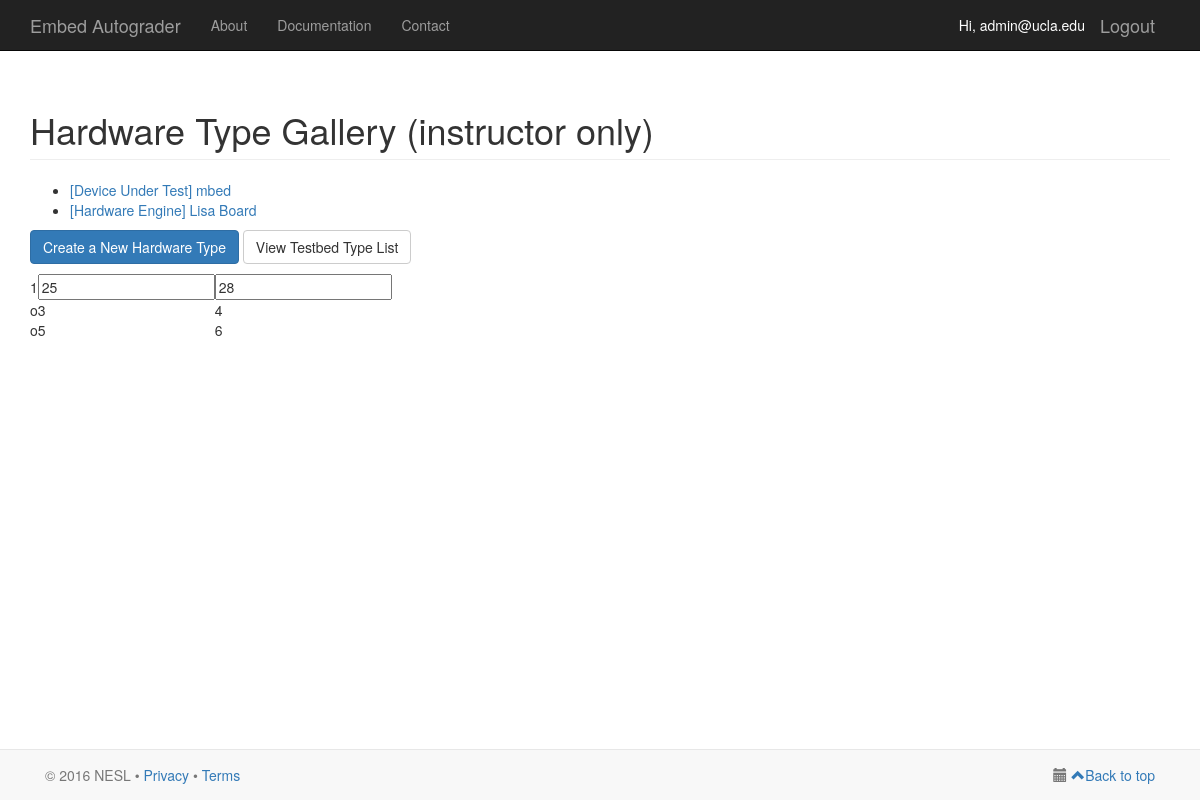
Before: /hardware-type-list/ (signed in) with the older database file.
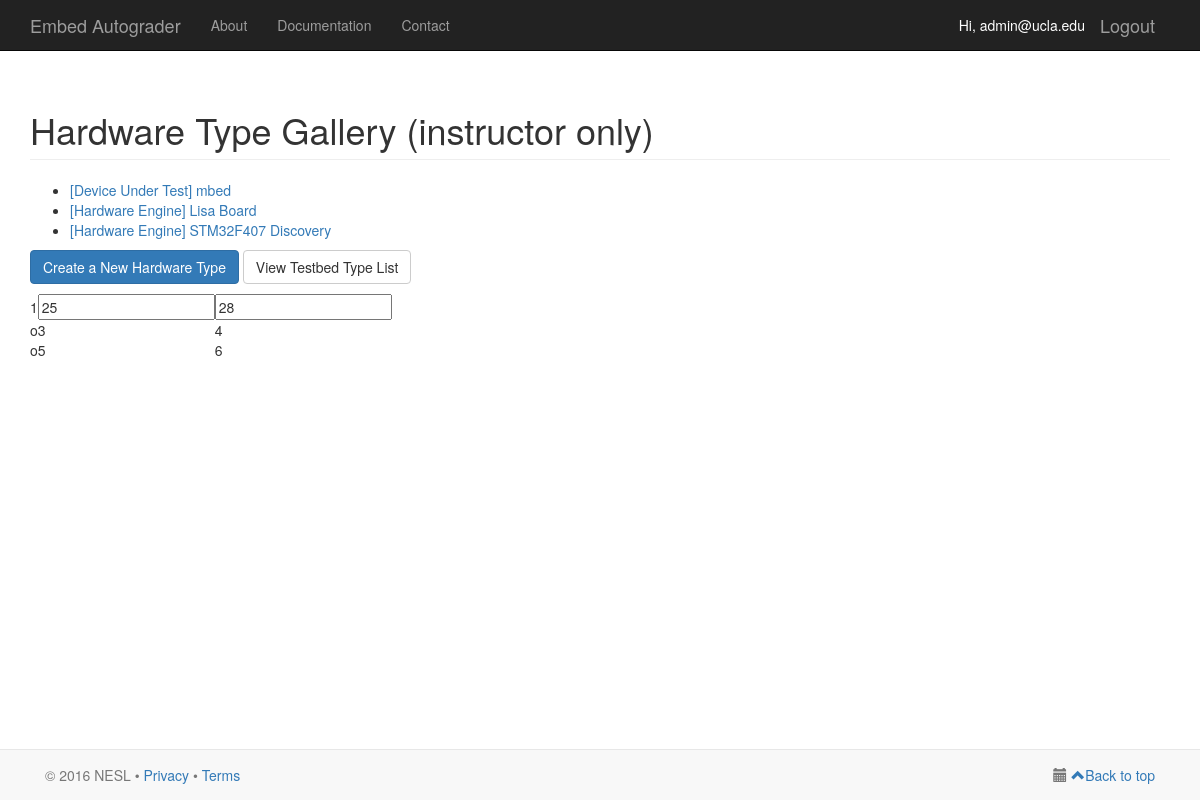
After: the same page with the newer database file.
### serapis/models.py (models this page shows)
class HardwareType(models.Model):
    HARDWARE_ENGINE = 0
    DEVICE_UNDER_TEST = 1
    HARDWARE_ROLES = (
        (HARDWARE_ENGINE, 'Hardware Engine'),
        (DEVICE_UNDER_TEST, 'Device Under Test'),
    )
    name = models.CharField(max_length=50)
    pinout = models.FileField(upload_to='uploaded_files')
    link_to_manual = models.URLField()
    hardware_role = models.IntegerField(choices=HARDWARE_ROLES)

### serapis/views.py (the view)
# urls.py: url(r'^hardware-type-list/$', views.hardware_type_list, name='hardware-type-list'),
@login_required(login_url='/login/')
def hardware_type_list(request):
    username = request.user
    user = User.objects.filter(username=username)[0]
    user_profile = UserProfile.objects.filter(user=user)[0]
    if not user_profile.user_role == user_profile.ROLE_SUPER_USER and not user_profile.user_role == user_profile.ROLE_INSTRUCTOR and not user_profile.user_role == user_profile.ROLE_TA:
        return HttpResponse("Not enough privilege")
    hardware_type_list = HardwareType.objects.all()
    template_context = {
            'myuser': request.user,
            'user_profile': user_profile,
            'hardware_type_list': hardware_type_list,
    }
    return render(request, 'serapis/hardware_type_list.html', template_context)

### serapis/templates/serapis/hardware_type_list.html (shortened to what this page needs)
{% extends 'serapis/base.html' %}
{% load staticfiles %}
{% block content %}
    <div class="container">
        <h1 class="page-header">Hardware Type Gallery (instructor only)</h1>
        {% if not hardware_type_list %}
            <p>No hardware type has been specified.</p>
        {% else %}
            <ul>
                {% for hardware_type in hardware_type_list %}
                    <li><a href="{% url 'hardware-type' hardware_type.id %}">[{{ hardware_type.get_hardware_role_display }}] {{ hardware_type.name }}</a></li>
                {% endfor %}
            </ul>
        {% endif %}
        <p>
            <a href="{% url 'create-hardware-type' %}" class="btn btn-primary">Create a New Hardware Type</a>
            <a href="{% url 'testbed-type-list' %}" class="btn btn-default">View Testbed Type List</a>
        </p>
        <table>
          <tbody>
            <tr>
              <td>1</td>
              <td><input type="input" value="25" /></td>
              <td><input type="input" value="28" /></td>
            </tr>
            <tr>
              <td>o</td>
              <td>3</td>
              <td>4</td>
            </tr>
            <tr>
              <td>o</td>
              <td>5</td>
              <td>6</td>
            </tr>
          </tbody>
        </table>
    </div>
{% endblock %}

Changed rows visible on the page:
added HardwareType: hardware_role "Hardware Engine", name "STM32F407 Discovery"
